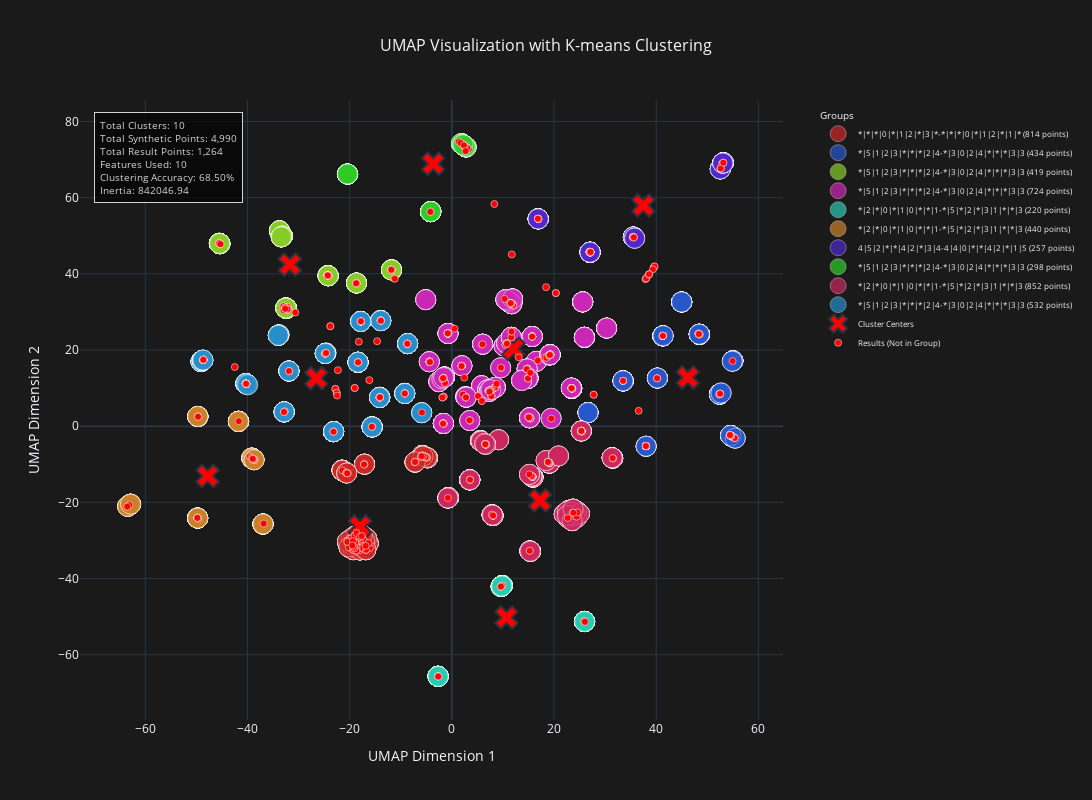

Write notebook code for a chart like this one.
### Code cell
# Initialize the analyzer
analyzer = ClusteringAnalysis(
    n_clusters=len(synth_combinations_df['group_key'].unique()),
    feature_cols=feature_cols
)

# Fit on synthetic data
synth_embedding, cluster_labels = analyzer.fit(synth_combinations_df)

# Transform result data
result_embedding = analyzer.transform(result_combinations_df)

# Generate visualization
fig = analyzer.visualize(
    synth_combinations_df,
    result_combinations_df,
    synth_embedding,
    result_embedding,
    cluster_labels
)

# Show the plot
fig.show()

### Figure 1 — Plotly figure (JSON) as saved in the notebook; plotly's stock layout.template omitted (floating-point values rounded to 4 significant figures; data arrays with more than 128 entries replaced by an {"elided": "..."} marker saying what was removed)
{"data": [{"customdata": {"elided": "814x3 mixed values"}, "hovertemplate": "Group: *|*|*|0|*|1|2|*|3|*-*|*|*|0|*|1|2|*|1|*<br>Couple ID: %{customdata[2]}<br>x: %{x:.2f}<br>y: %{y:.2f}<br><extra></extra>", "marker": {"color": "rgb(204, 40, 40)", "line": {"color": "white", "width": 0.5}, "opacity": 0.7, "size": 20}, "mode": "markers", "name": "*|*|*|0|*|1|2|*|3|*-*|*|*|0|*|1|2|*|1|* (814 points)", "x": {"elided": "814 float values"}, "y": {"elided": "814 float values"}, "type": "scatter"}, {"customdata": {"elided": "434x3 mixed values"}, "hovertemplate": "Group: *|5|1|2|3|*|*|*|2|4-*|3|0|2|4|*|*|*|3|3<br>Couple ID: %{customdata[2]}<br>x: %{x:.2f}<br>y: %{y:.2f}<br><extra></extra>", "marker": {"color": "rgb(40, 88, 204)", "line": {"color": "white", "width": 0.5}, "opacity": 0.7, "size": 20}, "mode": "markers", "name": "*|5|1|2|3|*|*|*|2|4-*|3|0|2|4|*|*|*|3|3 (434 points)", "x": {"elided": "434 float values"}, "y": {"elided": "434 float values"}, "type": "scatter"}, {"customdata": {"elided": "419x3 mixed values"}, "hovertemplate": "Group: *|5|1|2|3|*|*|*|2|4-*|3|0|2|4|*|*|*|3|3<br>Couple ID: %{customdata[2]}<br>x: %{x:.2f}<br>y: %{y:.2f}<br><extra></extra>", "marker": {"color": "rgb(136, 204, 40)", "line": {"color": "white", "width": 0.5}, "opacity": 0.7, "size": 20}, "mode": "markers", "name": "*|5|1|2|3|*|*|*|2|4-*|3|0|2|4|*|*|*|3|3 (419 points)", "x": {"elided": "419 float values"}, "y": {"elided": "419 float values"}, "type": "scatter"}, {"customdata": {"elided": "724x3 mixed values"}, "hovertemplate": "Group: *|5|1|2|3|*|*|*|2|4-*|3|0|2|4|*|*|*|3|3<br>Couple ID: %{customdata[2]}<br>x: %{x:.2f}<br>y: %{y:.2f}<br><extra></extra>", "marker": {"color": "rgb(204, 40, 183)", "line": {"color": "white", "width": 0.5}, "opacity": 0.7, "size": 20}, "mode": "markers", "name": "*|5|1|2|3|*|*|*|2|4-*|3|0|2|4|*|*|*|3|3 (724 points)", "x": {"elided": "724 float values"}, "y": {"elided": "724 float values"}, "type": "scatter"}, {"customdata": {"elided": "220x3 mixed values"}, "hovertemplate": "Group: *|2|*|0|*|1|0|*|*|1-*|5|*|2|*|3|1|*|*|3<br>Couple ID: %{customdata[2]}<br>x: %{x:.2f}<br>y: %{y:.2f}<br><extra></extra>", "marker": {"color": "rgb(40, 204, 176)", "line": {"color": "white", "width": 0.5}, "opacity": 0.7, "size": 20}, "mode": "markers", "name": "*|2|*|0|*|1|0|*|*|1-*|5|*|2|*|3|1|*|*|3 (220 points)", "x": {"elided": "220 float values"}, "y": {"elided": "220 float values"}, "type": "scatter"}, {"customdata": {"elided": "440x3 mixed values"}, "hovertemplate": "Group: *|2|*|0|*|1|0|*|*|1-*|5|*|2|*|3|1|*|*|3<br>Couple ID: %{customdata[2]}<br>x: %{x:.2f}<br>y: %{y:.2f}<br><extra></extra>", "marker": {"color": "rgb(204, 129, 40)", "line": {"color": "white", "width": 0.5}, "opacity": 0.7, "size": 20}, "mode": "markers", "name": "*|2|*|0|*|1|0|*|*|1-*|5|*|2|*|3|1|*|*|3 (440 points)", "x": {"elided": "440 float values"}, "y": {"elided": "440 float values"}, "type": "scatter"}, {"customdata": {"elided": "257x3 mixed values"}, "hovertemplate": "Group: 4|5|2|*|*|4|2|*|3|4-4|4|0|*|*|4|2|*|1|5<br>Couple ID: %{customdata[2]}<br>x: %{x:.2f}<br>y: %{y:.2f}<br><extra></extra>", "marker": {"color": "rgb(81, 40, 204)", "line": {"color": "white", "width": 0.5}, "opacity": 0.7, "size": 20}, "mode": "markers", "name": "4|5|2|*|*|4|2|*|3|4-4|4|0|*|*|4|2|*|1|5 (257 points)", "x": {"elided": "257 float values"}, "y": {"elided": "257 float values"}, "type": "scatter"}, {"customdata": {"elided": "298x3 mixed values"}, "hovertemplate": "Group: *|5|1|2|3|*|*|*|2|4-*|3|0|2|4|*|*|*|3|3<br>Couple ID: %{customdata[2]}<br>x: %{x:.2f}<br>y: %{y:.2f}<br><extra></extra>", "marker": {"color": "rgb(47, 204, 40)", "line": {"color": "white", "width": 0.5}, "opacity": 0.7, "size": 20}, "mode": "markers", "name": "*|5|1|2|3|*|*|*|2|4-*|3|0|2|4|*|*|*|3|3 (298 points)", "x": {"elided": "298 float values"}, "y": {"elided": "298 float values"}, "type": "scatter"}, {"customdata": {"elided": "852x3 mixed values"}, "hovertemplate": "Group: *|2|*|0|*|1|0|*|*|1-*|5|*|2|*|3|1|*|*|3<br>Couple ID: %{customdata[2]}<br>x: %{x:.2f}<br>y: %{y:.2f}<br><extra></extra>", "marker": {"color": "rgb(204, 40, 95)", "line": {"color": "white", "width": 0.5}, "opacity": 0.7, "size": 20}, "mode": "markers", "name": "*|2|*|0|*|1|0|*|*|1-*|5|*|2|*|3|1|*|*|3 (852 points)", "x": {"elided": "852 float values"}, "y": {"elided": "852 float values"}, "type": "scatter"}, {"customdata": {"elided": "532x3 mixed values"}, "hovertemplate": "Group: *|5|1|2|3|*|*|*|2|4-*|3|0|2|4|*|*|*|3|3<br>Couple ID: %{customdata[2]}<br>x: %{x:.2f}<br>y: %{y:.2f}<br><extra></extra>", "marker": {"color": "rgb(40, 142, 204)", "line": {"color": "white", "width": 0.5}, "opacity": 0.7, "size": 20}, "mode": "markers", "name": "*|5|1|2|3|*|*|*|2|4-*|3|0|2|4|*|*|*|3|3 (532 points)", "x": {"elided": "532 float values"}, "y": {"elided": "532 float values"}, "type": "scatter"}, {"customdata": [0, 1, 2, 3, 4, 5, 6, 7, 8, 9], "hovertemplate": "Cluster Center %{customdata}<br>Group: %{text}<br>x: %{x:.2f}<br>y: %{y:.2f}<br><extra></extra>", "marker": {"color": "red", "line": {"width": 2}, "size": 20, "symbol": "x"}, "mode": "markers", "name": "Cluster Centers", "text": ["*|*|*|0|*|1|2|*|3|*-*|*|*|0|*|1|2|*|1|*", "*|5|1|2|3|*|*|*|2|4-*|3|0|2|4|*|*|*|3|3", "*|5|1|2|3|*|*|*|2|4-*|3|0|2|4|*|*|*|3|3", "*|5|1|2|3|*|*|*|2|4-*|3|0|2|4|*|*|*|3|3", "*|2|*|0|*|1|0|*|*|1-*|5|*|2|*|3|1|*|*|3", "*|2|*|0|*|1|0|*|*|1-*|5|*|2|*|3|1|*|*|3", "4|5|2|*|*|4|2|*|3|4-4|4|0|*|*|4|2|*|1|5", "*|5|1|2|3|*|*|*|2|4-*|3|0|2|4|*|*|*|3|3", "*|2|*|0|*|1|0|*|*|1-*|5|*|2|*|3|1|*|*|3", "*|5|1|2|3|*|*|*|2|4-*|3|0|2|4|*|*|*|3|3"], "x": [-17.98, 46.19, -31.71, 12.04, 10.69, -47.81, 37.47, -3.654, 17.26, -26.52], "y": [-26.35, 12.8, 42.44, 20.3, -50.22, -13.09, 57.95, 68.92, -19.51, 12.6], "type": "scatter"}, {"customdata": [], "hovertemplate": "Couple Key: %{customdata}<br>x: %{x:.2f}<br>y: %{y:.2f}<br><extra></extra>", "marker": {"color": "lime", "line": {"color": "white", "width": 0.5}, "size": 7, "symbol": "circle"}, "mode": "markers", "name": "Results (In Group)", "x": [], "y": [], "type": "scatter"}, {"customdata": {"elided": "1264 str values"}, "hovertemplate": "Couple Key: %{customdata}<br>x: %{x:.2f}<br>y: %{y:.2f}<br><extra></extra>", "marker": {"color": "red", "line": {"color": "white", "width": 0.5}, "size": 7, "symbol": "circle"}, "mode": "markers", "name": "Results (Not in Group)", "x": {"elided": "1264 float values"}, "y": {"elided": "1264 float values"}, "type": "scatter"}], "layout": {"title": {"font": {"size": 16}, "text": "UMAP Visualization with K-means Clustering", "y": 0.95, "x": 0.5, "xanchor": "center", "yanchor": "top"}, "plot_bgcolor": "#1a1a1a", "paper_bgcolor": "#1a1a1a", "width": 1200, "height": 800, "legend": {"font": {"size": 8}, "yanchor": "top", "y": 0.99, "xanchor": "left", "x": 1.05, "title": {"text": "Groups"}}, "margin": {"r": 200}, "xaxis": {"title": {"text": "UMAP Dimension 1"}}, "yaxis": {"title": {"text": "UMAP Dimension 2"}}, "showlegend": true, "annotations": [{"align": "left", "bgcolor": "rgba(0,0,0,0.8)", "bordercolor": "white", "borderpad": 5, "borderwidth": 1, "font": {"color": "white", "size": 10}, "opacity": 0.8, "showarrow": false, "text": "Total Clusters: 10<br>Total Synthetic Points: 4,990<br>Total Result Points: 1,264<br>Features Used: 10<br>Clustering Accuracy: 68.50%<br>Inertia: 842046.94", "x": 0.02, "xref": "paper", "y": 0.98, "yref": "paper"}]}}
